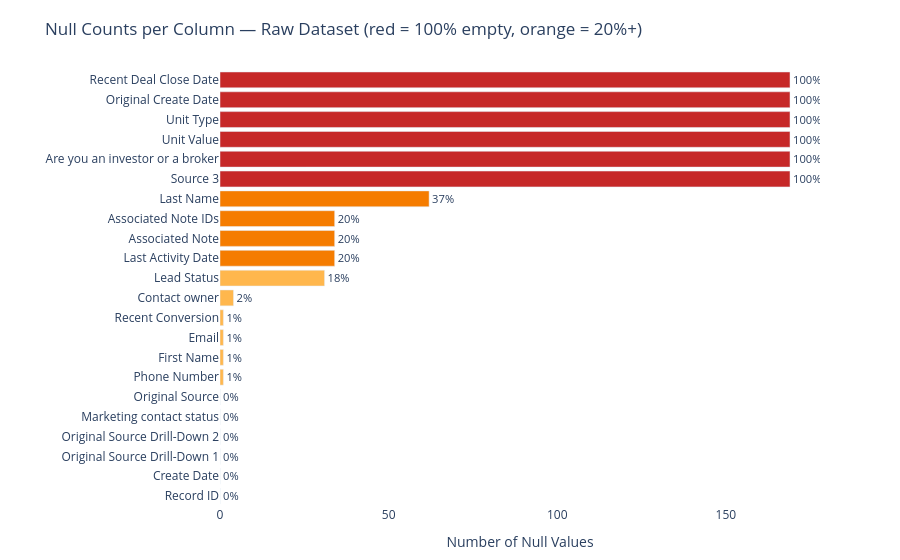

Write notebook code for a chart like this one.
### Markdown cell above
## 7. Null Count Visualisation

A visual summary of missing data makes the 6 empty columns immediately obvious and provides a snapshot we can include in any project documentation.

### Code cell
null_df = pd.DataFrame({
    'column'    : df.columns,
    'null_count': df.isna().sum().values,
    'pct_null'  : (df.isna().mean() * 100).round(1).values,
}).sort_values('null_count', ascending=True)

# Colour by severity
def null_colour(pct):
    if pct == 100:  return '#C62828'
    if pct >= 20:   return '#F57C00'
    if pct > 0:     return '#FFB74D'
    return '#2E7D32'

null_df['colour'] = null_df['pct_null'].apply(null_colour)

fig = go.Figure(go.Bar(
    x=null_df['null_count'],
    y=null_df['column'],
    orientation='h',
    text=[f"{v:.0f}%" if v > 0 else "0%" for v in null_df['pct_null']],
    textposition='outside',
    marker_color=null_df['colour'],
))
fig.update_layout(
    title='Null Counts per Column — Raw Dataset (red = 100% empty, orange = 20%+)',
    xaxis_title='Number of Null Values',
    yaxis_title='',
    plot_bgcolor='white',
    paper_bgcolor='white',
    height=560,
    margin=dict(l=220, r=80, t=70, b=40),
)
save_fig(fig, '01_null_counts_raw')
fig.show()

### Figure 1 — Plotly figure (JSON) as saved in the notebook; plotly's stock layout.template omitted (floating-point values rounded to 4 significant figures)
{"data": [{"marker": {"color": ["#2E7D32", "#2E7D32", "#2E7D32", "#2E7D32", "#2E7D32", "#2E7D32", "#FFB74D", "#FFB74D", "#FFB74D", "#FFB74D", "#FFB74D", "#FFB74D", "#F57C00", "#F57C00", "#F57C00", "#F57C00", "#C62828", "#C62828", "#C62828", "#C62828", "#C62828", "#C62828"]}, "orientation": "h", "text": ["0%", "0%", "0%", "0%", "0%", "0%", "1%", "1%", "1%", "1%", "2%", "18%", "20%", "20%", "20%", "37%", "100%", "100%", "100%", "100%", "100%", "100%"], "textposition": "outside", "type": "bar", "x": [0, 0, 0, 0, 0, 0, 1, 1, 1, 1, 4, 31, 34, 34, 34, 62, 169, 169, 169, 169, 169, 169], "y": ["Record ID", "Create Date", "Original Source Drill-Down 1", "Original Source Drill-Down 2", "Marketing contact status", "Original Source", "Phone Number", "First Name", "Email", "Recent Conversion", "Contact owner", "Lead Status", "Last Activity Date", "Associated Note", "Associated Note IDs", "Last Name", "Source 3", "Are you an investor or a broker", "Unit Value", "Unit Type", "Original Create Date", "Recent Deal Close Date"]}], "layout": {"height": 560, "margin": {"b": 40, "l": 220, "r": 80, "t": 70}, "paper_bgcolor": "white", "plot_bgcolor": "white", "title": {"text": "Null Counts per Column — Raw Dataset (red = 100% empty, orange = 20%+)"}, "xaxis": {"title": {"text": "Number of Null Values"}}, "yaxis": {"title": {"text": ""}}}}
